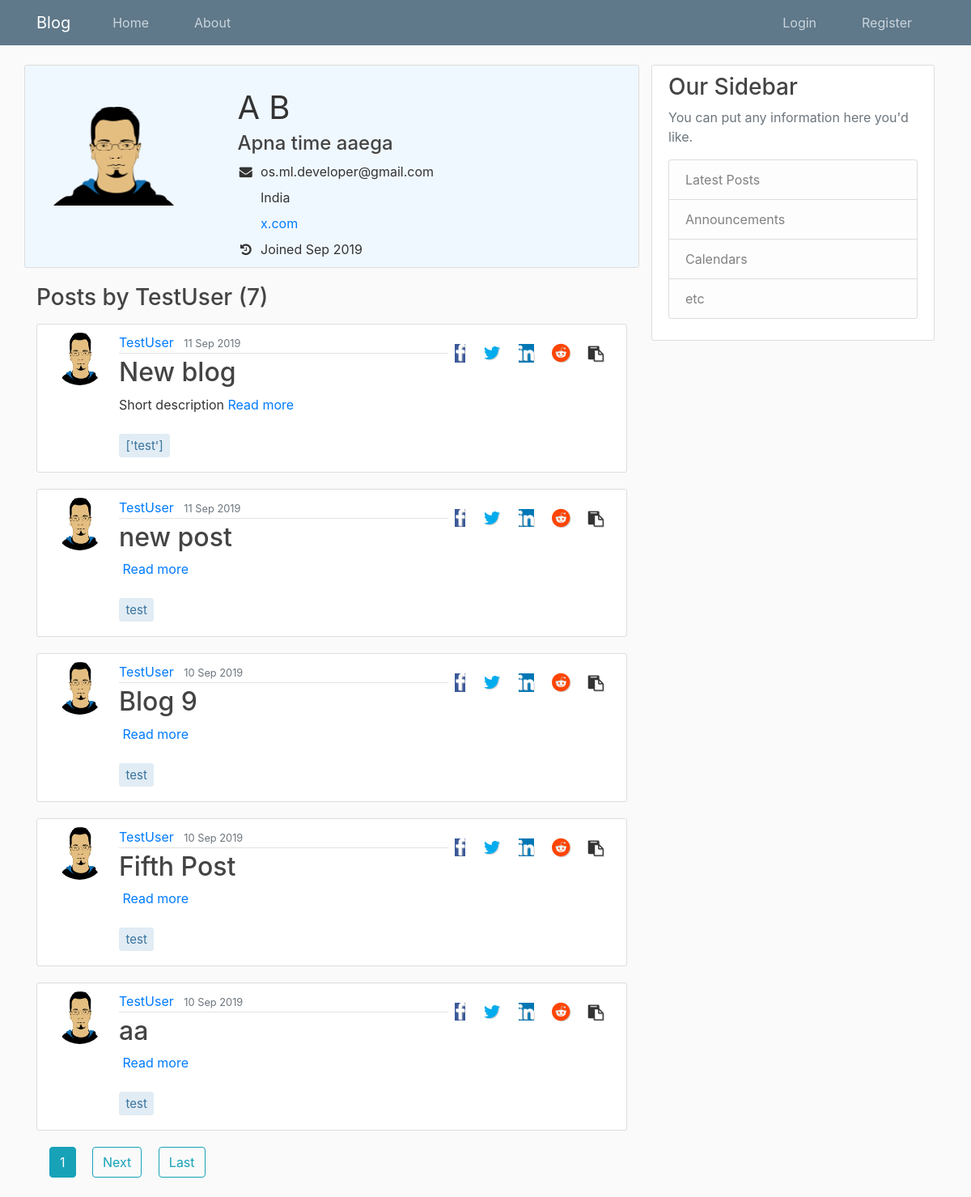
/blog/user/TestUser, run on an earlier commit of the app's database.
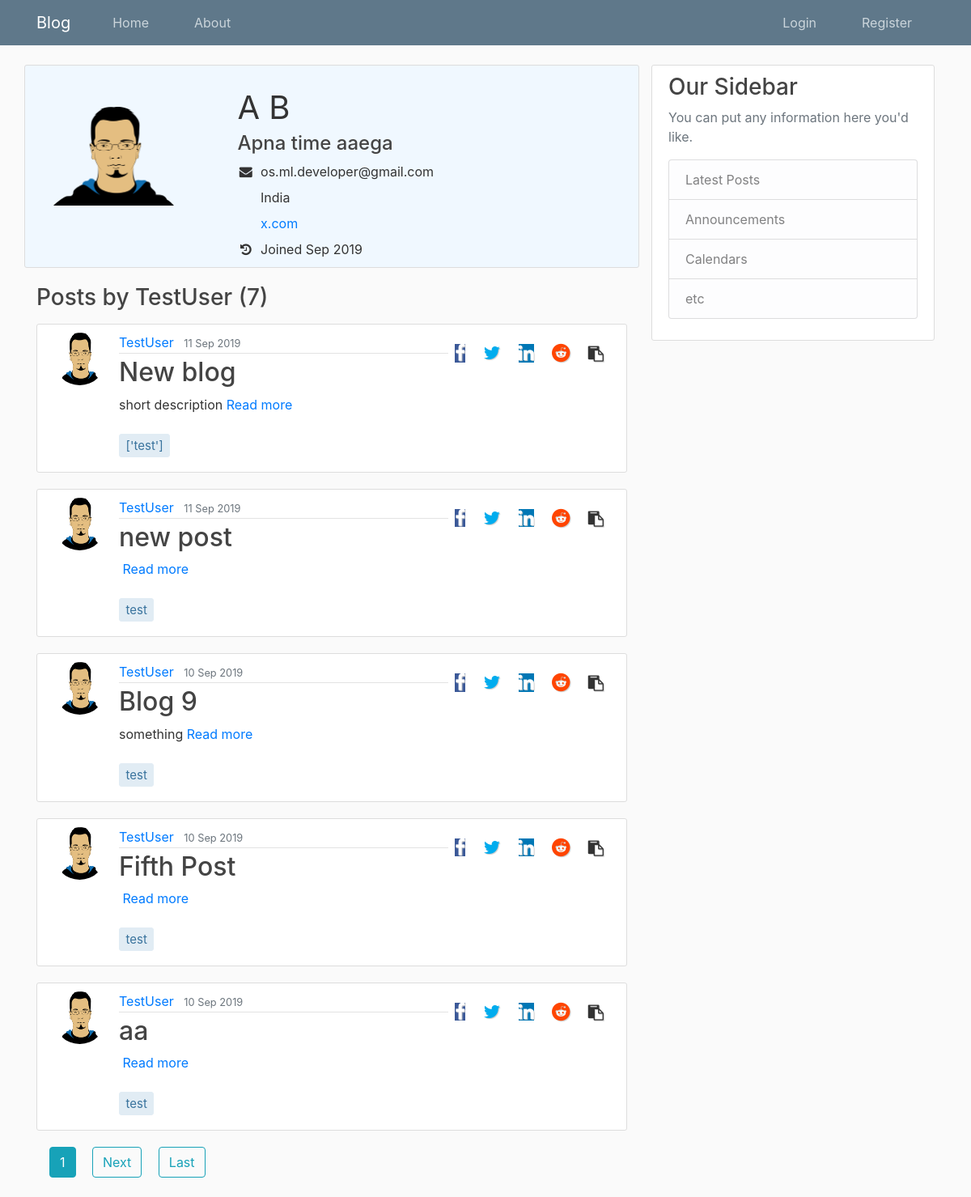
And on a later commit of the database.
### Blog/models.py (models this page shows, shortened)
class Post(models.Model):
    title = models.CharField(max_length=80, unique=True)
    slug = models.SlugField(default='', max_length=80)
    short_des = models.TextField(help_text=('This will be displayed on the home page.'
                                    'If you leave it blank, the first 50 words from your article will be displayed.'
                                    'It can not be more than 50 words'),
                                    default='', max_length=500, blank=True
                                )
    content = models.TextField()
    tags = models.CharField(max_length=80, default='', blank=True)
    date_posted = models.DateTimeField(default=timezone.now)
    last_updated = models.DateTimeField(auto_now=True)
    author = models.ForeignKey(User, null=True, on_delete=models.SET_NULL)
    publish = models.BooleanField(default=False)

### Users/models.py (models this page shows, shortened)
class Profile(models.Model):
    user = models.OneToOneField(User, on_delete=models.CASCADE)
    bio = models.CharField(null=True, max_length=140, blank=True)
    image = models.ImageField(default='default.jpg', upload_to='profile_pics', blank=True)
    public = models.BooleanField(default=False)
    website = models.CharField(null=True, blank=True, max_length=80)
    location = models.CharField(null=True, max_length=200, blank=True)
    join_date = models.DateTimeField(auto_now_add=True)
    bookmarked_posts = models.ManyToManyField(Post)
    def __str__(self):
        return f'{self.user.username} Profile'

### Blog/views.py (the view)
# urls.py: path('user/<str:username>', UserPostListView.as_view(), name='user-posts'),
class UserPostListView(ListView):
    template_name = 'Blog/user_posts.html'   # <app>/<model>_<viewtype>.html
    context_object_name = 'posts'
    queryset = Post.objects.filter(publish=True)
    paginate_by = 5
    def get_queryset(self):
        user = get_object_or_404(User, username=self.kwargs.get('username'))
        return Post.objects.filter(author=user).order_by('-date_posted')
    def get_context_data(self, **kwargs):
        context = super(UserPostListView, self).get_context_data(**kwargs)
        context['author'] = get_object_or_404(User,
                                                username=self.kwargs.get('username')
                                                )
        context['profile'] = get_object_or_404(Profile,
                                                user=get_object_or_404(
                                                    User,
                                                    username=self.kwargs.get('username')
                                                    ))
        return context

### Blog/templates/Blog/user_posts.html (shortened to what the changed rows need)
{% extends "Blog/base.html" %}
{% block content %}
{% with domain='https://staycurious.in' %}
{% for post in posts %}
<div class="media content-section">
    <img class="rounded-circle article-img" src="{{ post.author.profile.image.url }}">
    <div class="media-body">
        <div class="article-metadata">
            <a class="mr-2" href="{% url 'Blog:user-posts' post.author.username %}">{{ author }}</a>
            <small class="text-muted">{{ post.date_posted|date:"j M Y" }}</small>
        </div>
        <h2><a class="article-title" href="{% url 'Blog:post-detail' post.slug %}">{{ post.title }}</a></h2>
        <p class="article-short-des">{{ post.short_des|truncatewords_html:'50' }}&nbsp<span><a href="{% url 'Blog:post-detail' post.slug %}">Read more</a></p>
        <p class="article-tags">{{ post.tags }}</p>
    </div>
<ul class="list-unstyled share-icon mt-2 mb-2 float-right">
    {% url 'Blog:post-detail' post.slug as link %}
    {% with domain|add:link as link %}
        <li><a href="http://www.facebook.com/sharer.php?u={{link}}" rel="nofollow noopener noreferrer" target="_blank"><i class="fa fa-facebook ml-2 mr-2"></i></a></li>
        <li><a href="http://www.twitter.com/share?text={{object.title}}&url={{link}}" rel="nofollow noopener noreferrer" target="_blank"><i class="fa fa-twitter ml-2 mr-2"></i></a></li>
        <li><a href="http://www.linkedin.com/shareArticle?mini=true&url={{link|urlencode:''}}&title={{object.title|urlencode}}&source=StayCurious-Blog" rel="nofollow noopener noreferrer" target="_blank" ><i class="fa fa-linkedin ml-2 mr-2"></i></a></li>
        <li><a href="http://www.reddit.com/submit?url={{link}}post-to-reddit-via-url&titile={{object.title|urlencode}}" rel="nofollow noopener noreferrer" target="_blank"><i class="fa fa-reddit ml-2 mr-2"></i></a></li>
        <li><a class="copy" data-text={{link}}><i class="fa fa-clipboard ml-2 mr-2" title="Copy link"></i></a></li>
    {% endwith %}
</div>
{% endfor %}
{% endwith %}
{% endblock content %}

What changed in the data, as far as the page shows it:
changed Post "New blog": short_des "Short description" → "short description"
changed Post "Blog 9": short_des (not shown) → "something"
